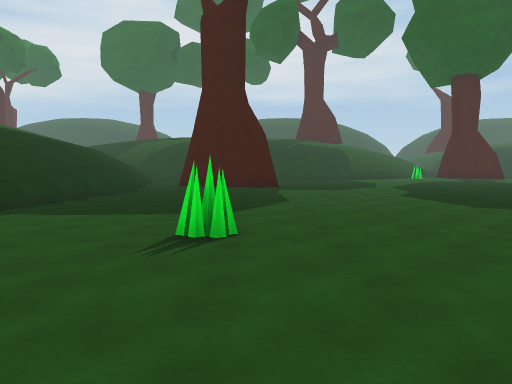
view 1 (above)

24 first-person views from a walk through a scene from a Unity 3-D project. The camera is 1.4 m above the floor, tilts 4° down and sees 70° across. The floor is counted in squares, 2 m on a side. Each view is taken from the middle of a square. On the plan, view 1 faces up. The plan holds only what a view shows up to about 11 squares ahead; the rest is blank. The place goes on beyond the plan. The player character is not drawn.

view 2
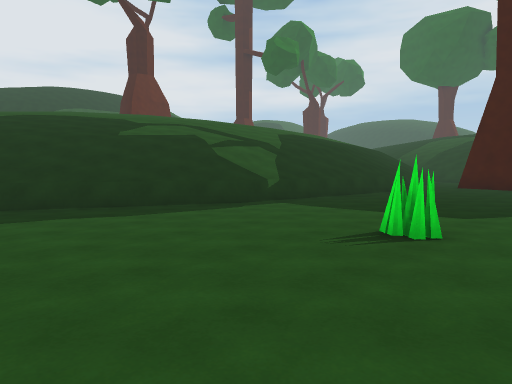

view 3
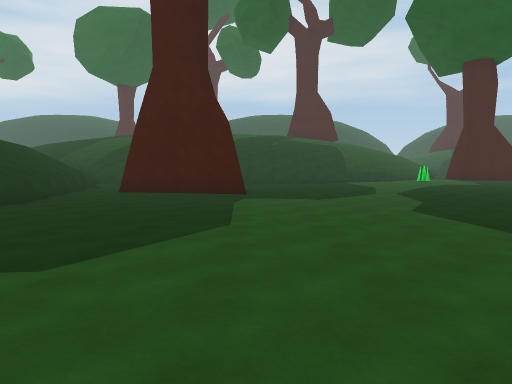

view 4
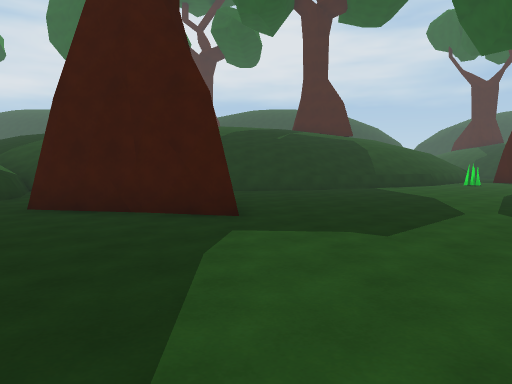

view 5
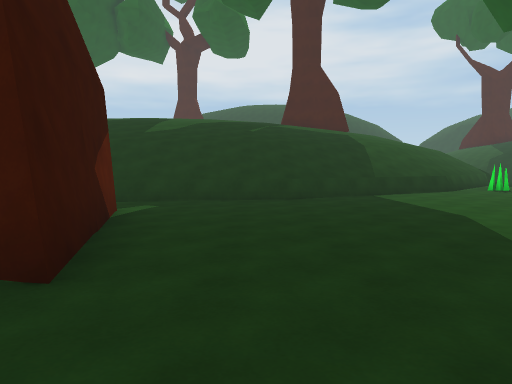

view 6
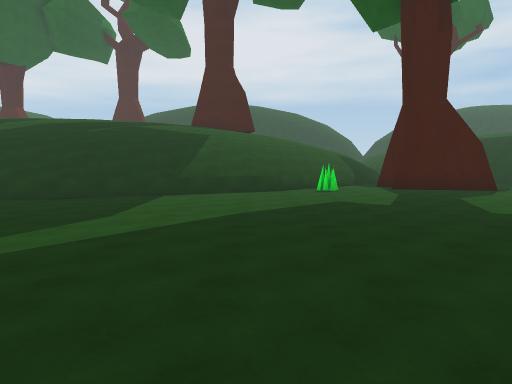

view 7
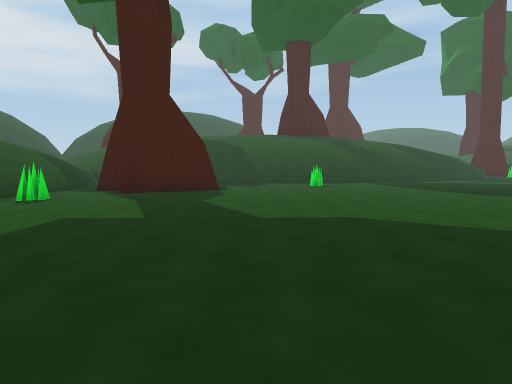

view 8
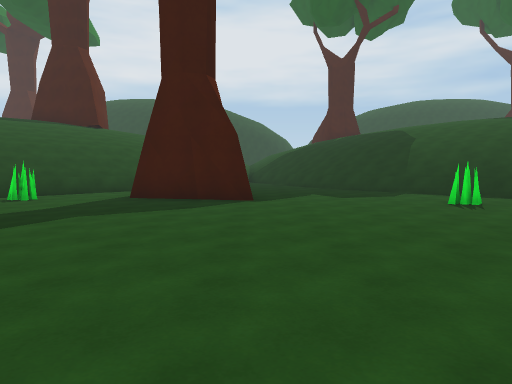

view 9
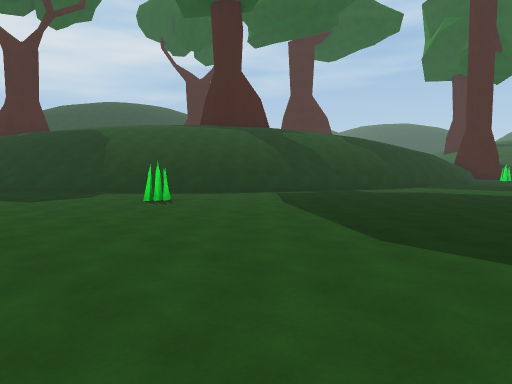

view 10
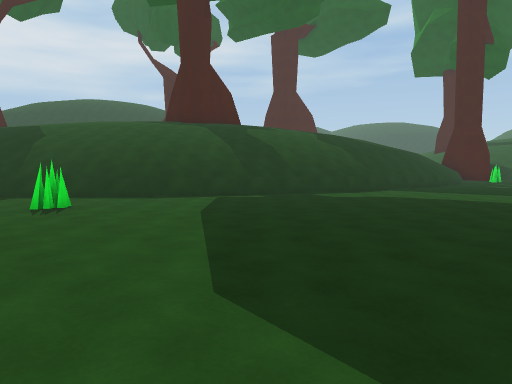

view 11
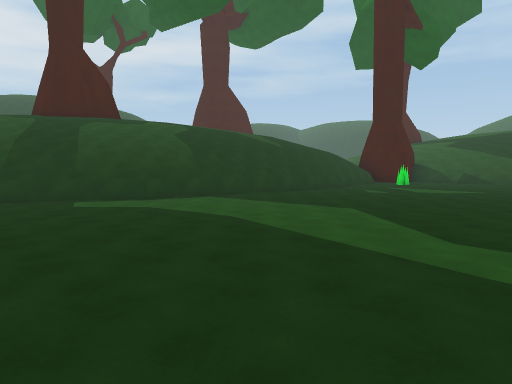

view 12
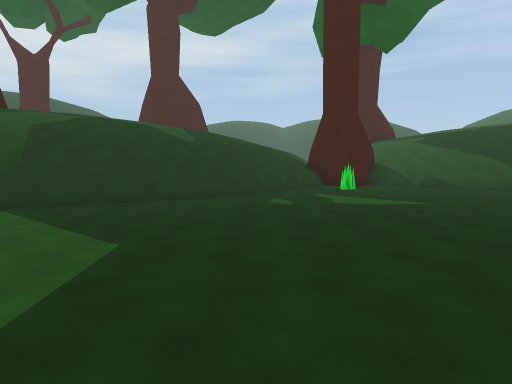

view 13
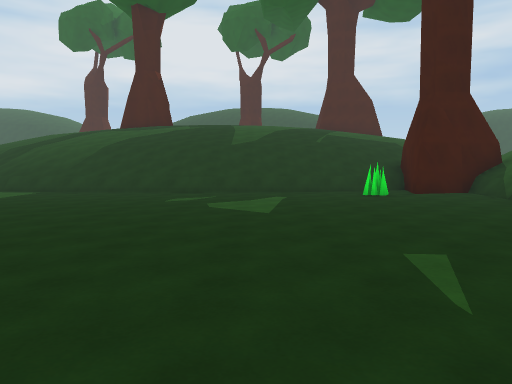

view 14
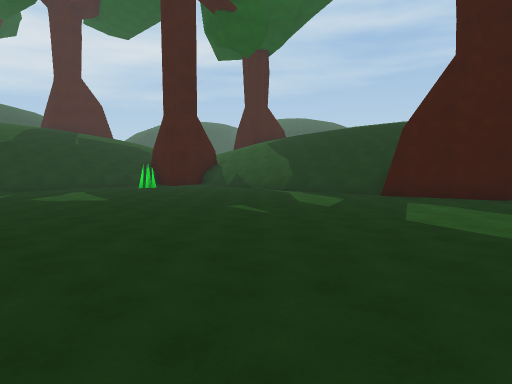

view 15
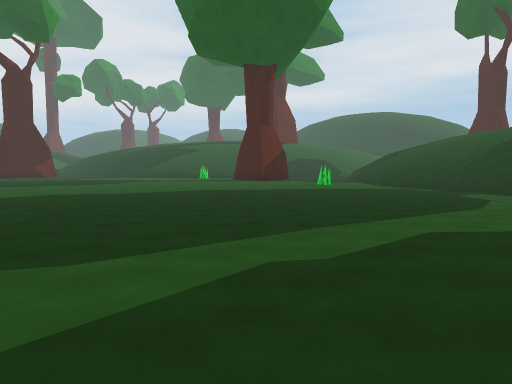

view 16
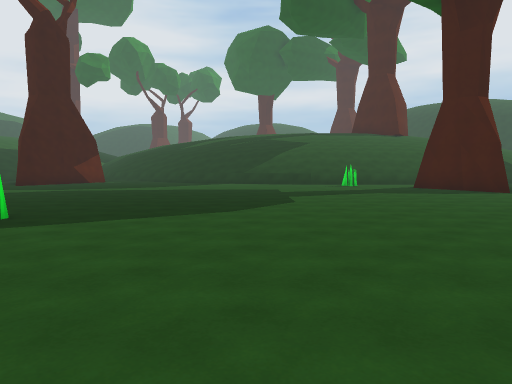

view 17
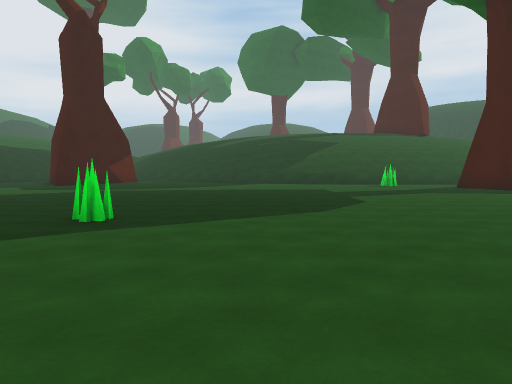

view 18
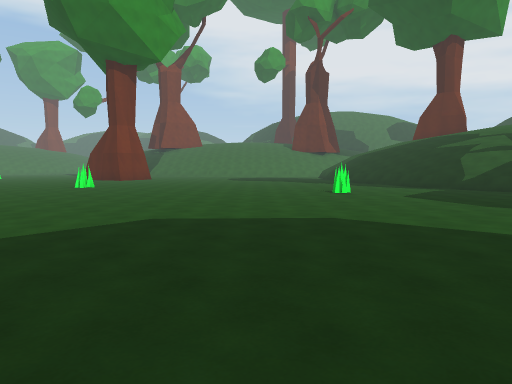

view 19
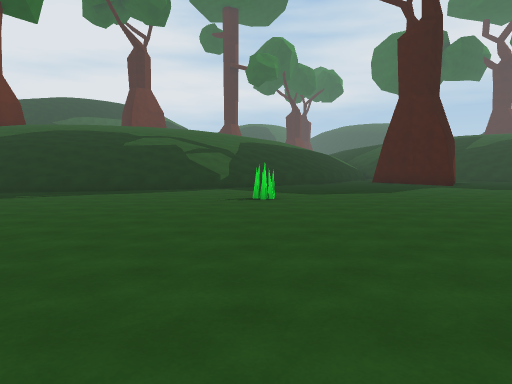

view 20
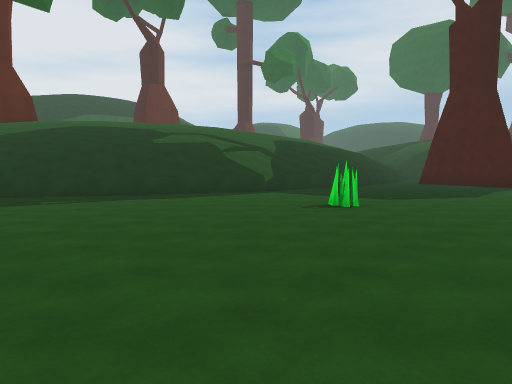

view 21
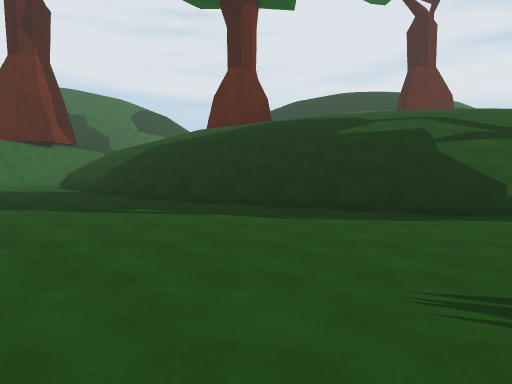

view 22
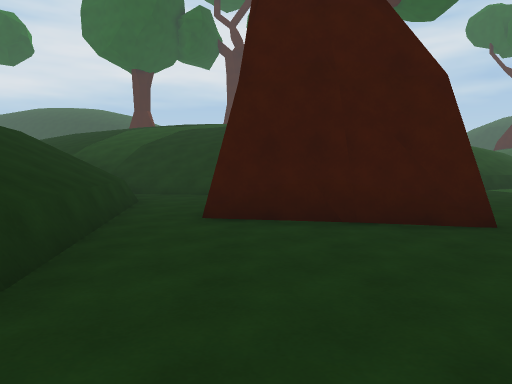

view 23
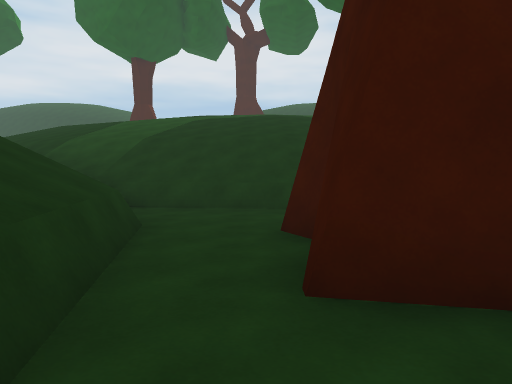

view 24
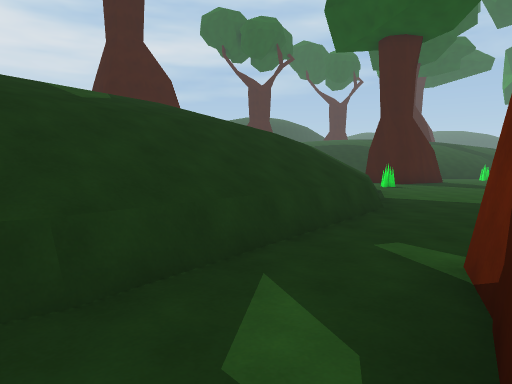

### Floor plan
Key: @ floor where view 1 was taken; # wall or solid block; . floor; = window, fence, low wall or low ledge; ^ raised ledge; T tree; O other object.
Columns run from 9 left of view 1 to 37 right of it. Each row starts with its distance up from view 1.
 25                          ^#
 24                    ^^  ...^#
 23                   ^^.# ....^#
 22                  ^^..# .....^#
 21                #^^O..##T.....^^#
 20               #^^..........O..=^^#
 19            ##^^..................^^###   ###^^#
 18   #^^###^^^^^......................^^^^^^^^=.##
 17    ^==^^....................................O..
 16     ^..........................................
 15     ^..###.....................................
 14     ^=.###....................................=
 13     #^.###....................................^
 12     #^........................................=
 11      ^................................ ........
 10      ^.............O................   ........
  9      ^.................... .........  .........
  8     #^............   ....       ....  .........
  7     #^............                    .........
  6     #^............                    ....
  5     ^............
  4    #^...O........
  3    ^^............
  2   #^.............
  1   #^.............
  0  #^......@......
 -1 ^^..............
 -2 ^.....   .......

Positions as (right, up) in squares from view 1, and headings:
1: (0, 0), facing up
2: (1, 0), facing up-left
3: (1, 3), facing up
4: (1, 7), facing up
5: (2, 10), facing up
6: (7, 10), facing up
7: (7, 12), facing up-right
8: (14, 13), facing up
9: (14, 13), facing up-right
10: (16, 13), facing up-right
11: (21, 11), facing up-right
12: (25, 11), facing up-right
13: (32, 8), facing up
14: (29, 6), facing up-right
15: (26, 8), facing up-left
16: (16, 9), facing up-left
17: (15, 8), facing up-left
18: (8, 9), facing down-left
19: (5, -2), facing up-left
20: (3, -2), facing up-left
21: (1, 2), facing left
22: (-2, 8), facing up
23: (-3, 11), facing up
24: (-3, 15), facing up-right
